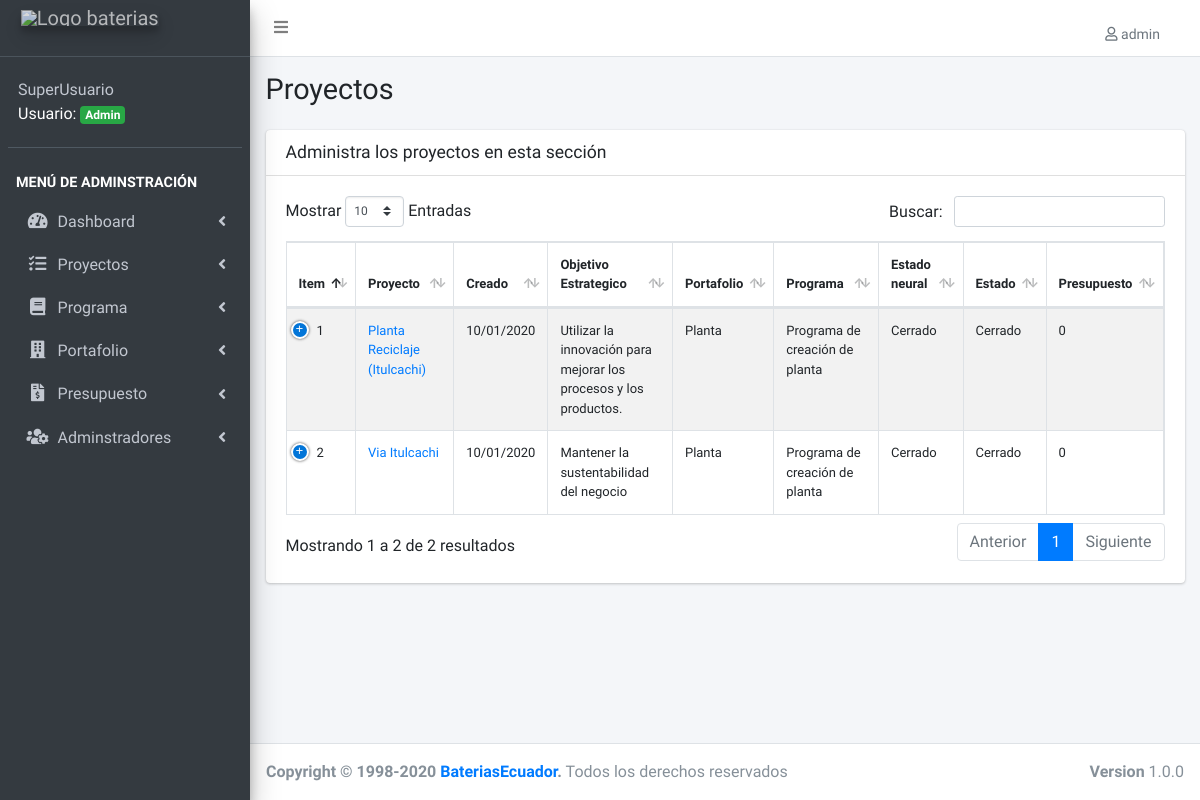
The page /lista-proyecto.php (signed in) on the database as committed earlier.
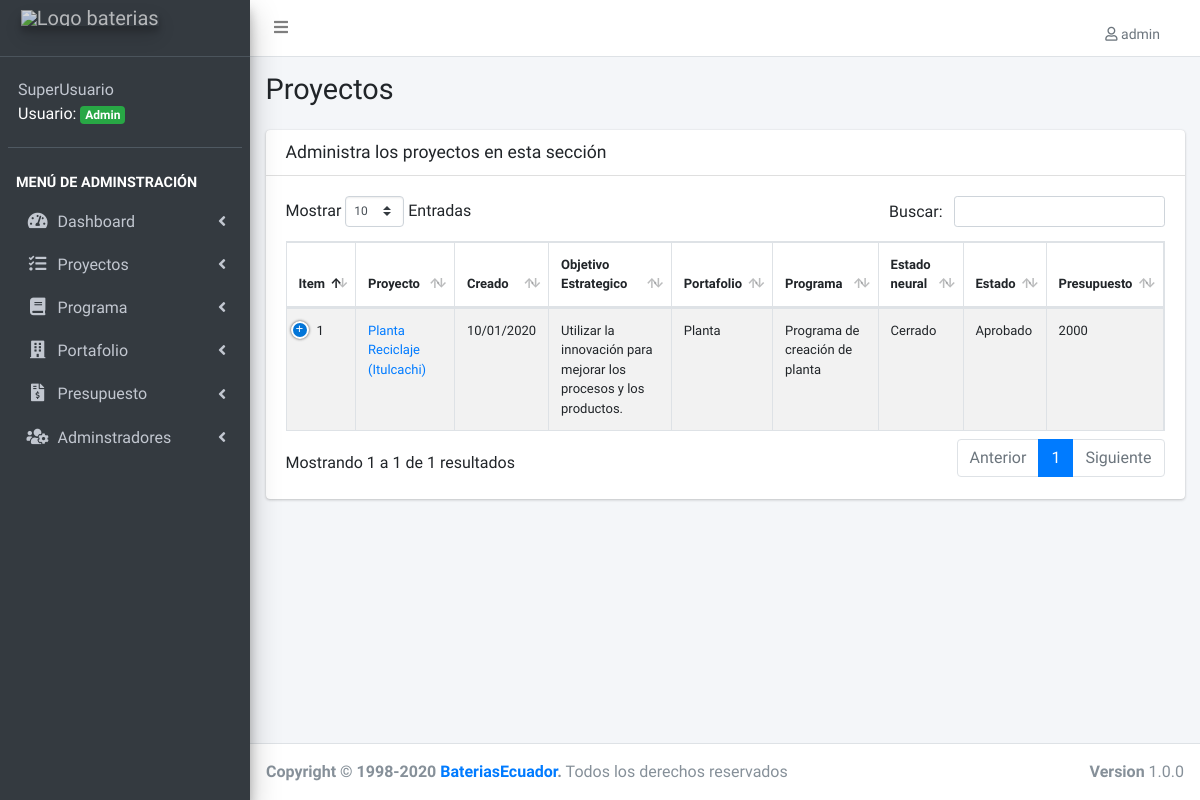
The same page on the database as committed later.
### tables this page shows
CREATE TABLE IF NOT EXISTS `proyectos` (
  `proyecto_id` int(11) NOT NULL AUTO_INCREMENT,
  `inicio` date NOT NULL,
  `detalle` varchar(255) NOT NULL,
  `objetivo_estrategico` varchar(100) NOT NULL,
  `presupuesto_inicial` double NOT NULL,
  `estado_neural` varchar(50) NOT NULL,
  `url_video` varchar(255) DEFAULT NULL,
  `url_documento` varchar(255) DEFAULT NULL,
  `cuenta` varchar(255) DEFAULT '0',
  `portafolio_id` int(11) NOT NULL DEFAULT '0',
  `programa_id` int(11) NOT NULL,
  `estado_id` int(11) NOT NULL,
  `editado` datetime DEFAULT NULL,
  PRIMARY KEY (`proyecto_id`),
  UNIQUE KEY `detalle` (`detalle`),
  KEY `FK_proyectos_portafolios` (`portafolio_id`),
  KEY `FK_proyectos_programas` (`programa_id`),
  KEY `FK_proyectos_estados` (`estado_id`),
  CONSTRAINT `FK_proyectos_estados` FOREIGN KEY (`estado_id`) REFERENCES `estados` (`estado_id`),
  CONSTRAINT `FK_proyectos_portafolios` FOREIGN KEY (`portafolio_id`) REFERENCES `portafolios` (`portafolio_id`),
  CONSTRAINT `FK_proyectos_programas` FOREIGN KEY (`programa_id`) REFERENCES `programas` (`programa_id`)
);

CREATE TABLE IF NOT EXISTS `portafolios` (
  `portafolio_id` int(11) NOT NULL AUTO_INCREMENT,
  `area` varchar(50) NOT NULL DEFAULT '',
  `editado` datetime DEFAULT NULL,
  PRIMARY KEY (`portafolio_id`),
  UNIQUE KEY `area` (`area`)
);

CREATE TABLE IF NOT EXISTS `programas` (
  `programa_id` int(11) NOT NULL AUTO_INCREMENT,
  `descripcion` varchar(50) NOT NULL DEFAULT '0',
  `editado` datetime DEFAULT NULL,
  PRIMARY KEY (`programa_id`),
  UNIQUE KEY `descripcion` (`descripcion`)
);

CREATE TABLE IF NOT EXISTS `estados` (
  `estado_id` int(11) NOT NULL AUTO_INCREMENT,
  `estado` varchar(50) NOT NULL DEFAULT '',
  PRIMARY KEY (`estado_id`)
);

### lista-proyecto.php (the view, shortened to what this page needs)
<?php
include_once('funciones/funciones.php');
include_once('templates/header.php');
include_once('templates/barra.php');
include_once('templates/navegacion.php');
?>
<div class="content-wrapper">
  <section class="content-header">
    <div class="container-fluid">
      <div class="row mb-2">
        <div class="col-sm-6">
          <h1>Proyectos</h1>
        </div>
      </div>
    </div>
  </section>
  <section class="content">
    <div class="container-fluid">
      <div class="row">
        <div class="col-12">
          <div class="card">
            <div class="card-header">
              <h3 class="card-title">Administra los proyectos en esta sección</h3>
            </div>
            <div class="card-body">
              <table id="registros" class="table table-bordered table-striped">
                <thead>
                  <tr>
                    <th>Item</th>
                    <th>Proyecto</th>
                    <th>Creado</th>
                    <th>Objetivo Estrategico</th>
                    <th>Portafolio</th>
                    <th>Programa</th>
                    <th>Estado neural</th>
                    <th>Estado</th>
                    <th>Presupuesto</th>
                  </tr>
                </thead>
                <tbody>
                  <?php
                  try {
                    $sql = "SELECT proyecto_id,inicio, detalle, objetivo_estrategico, presupuesto_inicial, estado_neural, estado, area, descripcion ";
                    $sql .= " FROM proyectos ";
                    $sql .= " INNER JOIN portafolios ";
                    $sql .= " ON proyectos.portafolio_id = portafolios.portafolio_id ";
                    $sql .= " INNER JOIN programas ";
                    $sql .= " ON proyectos.programa_id=programas.programa_id ";
                    $sql .= " INNER JOIN estados ";
                    $sql .= " ON proyectos.estado_id=estados.estado_id ";
                    $sql .= " ORDER BY proyecto_id DESC ";
                    $resultado = $conn->query($sql);
                  } catch (Exception $e) {
                    $error = $e->getMessage();
                    echo $error;
                  }
                  while ($proyecto = $resultado->fetch_assoc()) { ?>
                    <tr>
                      <td><?php echo $proyecto['proyecto_id']; ?></td>
                      <td><a href="detalle-proyecto.php?id=<?php echo $proyecto['proyecto_id']; ?>"><?php echo $proyecto['detalle']; ?></a></td>
                      <td><?php
                      $dt = new DateTime($proyecto['inicio']);
                      echo $dt->format('d/m/Y');?></td>
                      <td><?php echo $proyecto['objetivo_estrategico']; ?></td>
                      <td><?php echo $proyecto['area']; ?></td>
                      <td><?php echo $proyecto['descripcion']; ?></td>
                      <td><?php echo $proyecto['estado_neural']; ?></td>
                      <td><?php echo $proyecto['estado']; ?></td>
                      <td><?php echo $proyecto['presupuesto_inicial']; ?></td>
                    </tr>
                  <?php } ?>
                </tbody>
              </table>
            </div>
          </div>
        </div>
      </div>
    </div>
  </section>
</div>
<?php
include_once('templates/footer.php');
?>

### templates/header.php (shortened to what this page needs)
<!DOCTYPE html>
<html>
<head>
  <link rel="stylesheet" href="css/all.min.css">
  <link rel="stylesheet" href="https://code.ionicframework.com/ionicons/2.0.1/css/ionicons.min.css">
  <link rel="stylesheet" href="css/daterangepicker.css">
  <link rel="stylesheet" href="css/icheck-bootstrap.min.css">
  <link rel="stylesheet" href="css/tempusdominus-bootstrap-4.min.css">
  <link rel="stylesheet" href="css/select2.min.css">
  <link rel="stylesheet" href="css/select2-bootstrap4.min.css">
  <link rel="stylesheet" href="css/bootstrap-duallistbox.min.css">
  <link rel="stylesheet" href="css/adminlte.min.css">
  <link rel="stylesheet" href="css/dataTables.bootstrap4.min.css">
  <link rel="stylesheet" href="css/responsive.bootstrap4.min.css">
  <link rel="stylesheet" href="css/admin.css">
  <link rel="stylesheet" href="css/fontawesome-iconpicker.min.css">
  <link
    rel="stylesheet"
    href="https://cdnjs.cloudflare.com/ajax/libs/animate.css/4.1.1/animate.min.css"
  />
</head>

### templates/barra.php (shortened to what this page needs)
<body class="hold-transition sidebar-mini">
  <div class="wrapper">
    <nav class="main-header navbar navbar-expand navbar-white navbar-light">
      <ul class="navbar-nav">
        <li class="nav-item">
          <a class="nav-link" data-widget="pushmenu" href="#" role="button"><i class="fas fa-bars"></i></a>
        </li>
      </ul>
      <ul class="navbar-nav ml-auto">
        <li class="nav-item dropdown">
          <a class="nav-link" data-toggle="dropdown" href="#">
            <span class="dropdown-item dropdown-header"> <i class="far fa-user"></i> <?php echo $_SESSION['usuario'];?></span>
          </a>
        </li>
      </ul>
    </nav>

### templates/navegacion.php (shortened to what this page needs)
<aside class="main-sidebar sidebar-dark-primary elevation-4">
  <a href="login.php?cerrar_sesion=true" class="brand-link">
    <img src="img/logo-baterias.png" alt="Logo baterias" class="brand-image elevation-3" style="opacity: .8" >
    <br>
  </a>
  <div class="sidebar">
    <div class="user-panel mt-3 pb-3 mb-3 d-flex">
      <div class="info" style="color: white;">
        <a href="#" class="d-block"><?php echo $_SESSION['nombre']; ?></a>
        <?php
        if ($_SESSION['nivel'] == 1) {
          echo 'Usuario: <span class="badge badge-success">Admin</span>';
        } else {
          echo 'Usuario: <span class="badge badge-primary">User</span>';
        }
        ?>
      </div>
    </div>
    <nav class="mt-2">
      <ul class="nav nav-pills nav-sidebar flex-column" data-widget="treeview" role="menu" data-accordion="false">
        <li class="nav-header">Menú de adminstración</li>
        <li class="nav-item has-treeview">
          <a href="#" class="nav-link">
            <i class="nav-icon fas fa-tachometer-alt"></i>
            <p>
              Dashboard
              <i class="right fas fa-angle-left"></i>
            </p>
          </a>
        </li>
        <li class="nav-item has-treeview">
          <a href="#" class="nav-link">
            <i class="nav-icon fas fa-tasks"></i>
            <p>
              Proyectos
              <i class="fas fa-angle-left right"></i>
            </p>
          </a>
        </li>
        <li class="nav-item has-treeview">
          <a href="#" class="nav-link">
            <i class="nav-icon fas fa-book"></i>
            <p>
              Programa
              <i class="fas fa-angle-left right"></i>
            </p>
          </a>
        </li>
        <li class="nav-item has-treeview">
          <a href="#" class="nav-link">
            <i class=" nav-icon fas fa-building"></i>
            <p>
              Portafolio
              <i class="fas fa-angle-left right"></i>
            </p>
          </a>
        </li>
        <li class="nav-item has-treeview">
          <a href="#" class="nav-link">
            <i class=" nav-icon fas fa-file-invoice-dollar"></i>
            <p>
              Presupuesto
              <i class="fas fa-angle-left right"></i>
            </p>
          </a>
        </li>
        <?php if ($_SESSION['nivel'] == 1) : ?>
          <li class="nav-item has-treeview">
            <a href="#" class="nav-link">
              <i class="nav-icon fas fa-users-cog"></i>
              <p>
                Adminstradores
                <i class="fas fa-angle-left right"></i>
              </p>
            </a>
          </li>
        <?php endif; ?>
      </ul>
    </nav>
  </div>
</aside>

### templates/footer.php (shortened to what this page needs)
<footer class="main-footer">
    <div class="float-right d-none d-sm-block">
        <b>Version</b> 1.0.0
    </div>
    <strong>Copyright &copy; 1998-2020 <a href="">Baterias<span>Ecuador</span></a>.</strong> Todos los derechos reservados
</footer>
</div>
</body>
</html>

### css/admin.css (style rules this page uses)
.nav-sidebar>.nav-header, .sidebar-form { text-transform: uppercase; color: white; font-weight: bold; }
#registros { font-size: 13px; }

Rows that differ between the two databases and show on the page:
removed proyectos: proyecto_id "2", detalle "Via Itulcachi", inicio "10/01/2020", objetivo_estrategico "Mantener la sustentabilidad del negocio", portafolio.area "Planta", programa.descripcion "Programa de creación de planta", estado_neural "Cerrado", estado.estado "Cerrado", presupuesto_inicial "0"
changed proyectos "Planta Reciclaje (Itulcachi)": estado.estado "Cerrado" → "Aprobado"; presupuesto_inicial "0" → "2000"
Other text that changed with them:
text written by a page script: "Mostrar Entradas Buscar: Mostrando 1 a 2 de 2 resultados Anterior 1 Siguiente" → "Mostrar Entradas Buscar: Mostrando 1 a 1 de 1 resultados Anterior 1 Siguiente"
